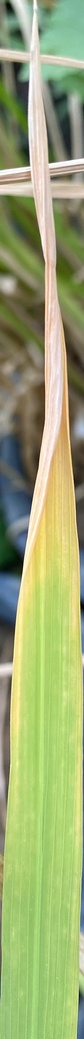
#> input picture rice_nutrient_detection/data/rice_plant_lacks_nutrients/Nitrogen(N)/untitled-1.JPG, 84 x 1039 px, shrunk from 310 x 3834 before the run, found by its file name; its folder holds only this picture in this run
$ python test_rules.py
#> lines starting #> are read from the running program, lines starting #| are printed output that depends on the picture; after the words box and inside, x2 and y2 are one past the last pixel; in counts of white or black regions, pixels touching at a corner belong together
#> in test_rule_based_system, img is the input picture: PIL image 84x1039 RGB; mean R, G, B 155.8, 169, 115.7
### rice_nutrient_detection/src/rule_based/color_analyzer.py
import numpy as np
import cv2


class RiceLeafAnalyzer:
	def __init__(self):
		# HSV ranges for simple heuristic masks
		self.yellow_hsv_range = ((20, 100, 100), (35, 255, 255))  # Nitrogen
		self.purple_hsv_range = ((130, 50, 50), (160, 255, 255))  # Phosphorus
		self.brown_hsv_range = ((10, 50, 20), (25, 255, 200))     # Potassium

		# Minimal ratios required to have confidence for each class
		self.min_ratio_thresholds = {
			"Nitrogen": 0.15,
			"Phosphorus": 0.08,
			"Potassium": 0.10,
		}

	def analyze_color_features(self, image_rgb: np.ndarray) -> dict:
		"""Return simple color ratios indicative of each deficiency.

		image_rgb: HxWx3 uint8 array in RGB order
		"""
		if image_rgb is None or image_rgb.size == 0:
			raise ValueError("Empty image passed to analyze_color_features")

		# Convert to HSV for simple color masking
		hsv = cv2.cvtColor(image_rgb, cv2.COLOR_RGB2HSV)
#> hsv: shape (1039, 84, 3); mean H, S, V 39.4, 91.1, 175
		total_pixels = float(image_rgb.shape[0] * image_rgb.shape[1])
#> total_pixels = 87276

		yellow_mask = cv2.inRange(hsv, self.yellow_hsv_range[0], self.yellow_hsv_range[1])
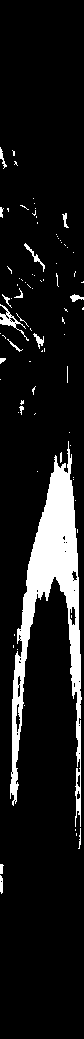
#> yellow_mask: shape (1039, 84); 10.4% white; 82 white regions (65 under 20 px), largest, box (x1, y1, x2, y2) and area: (10, 441, 82, 827) 7996, (0, 304, 29, 341) 213, (24, 243, 45, 272) 96
		purple_mask = cv2.inRange(hsv, self.purple_hsv_range[0], self.purple_hsv_range[1])
#> purple_mask: shape (1039, 84); every value is 0
		brown_mask = cv2.inRange(hsv, self.brown_hsv_range[0], self.brown_hsv_range[1])
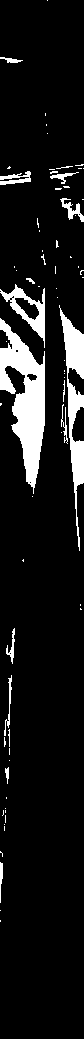
#> brown_mask: shape (1039, 84); 9.3% white; 69 white regions (53 under 20 px), largest, box (x1, y1, x2, y2) and area: (0, 318, 45, 494) 3842, (59, 305, 84, 551) 2093, (0, 284, 45, 348) 813

		features = {
			"yellow_ratio": float(np.count_nonzero(yellow_mask)) / total_pixels,
			"purple_ratio": float(np.count_nonzero(purple_mask)) / total_pixels,
			"brown_ratio": float(np.count_nonzero(brown_mask)) / total_pixels,
		}
#> features = {'yellow_ratio': 0.104, 'purple_ratio': 0, 'brown_ratio': 0.0933}
		return features

	def detect_deficiency(self, image_rgb: np.ndarray) -> str:
		"""Predict deficiency class among {Nitrogen, Phosphorus, Potassium}.

		Returns the class name as one of "Nitrogen", "Phosphorus", or "Potassium".
		"""
		features = self.analyze_color_features(image_rgb)
		scores = {
			"Nitrogen": features["yellow_ratio"],
			"Phosphorus": features["purple_ratio"],
			"Potassium": features["brown_ratio"],
		}
#> scores = {'Nitrogen': 0.104, 'Phosphorus': 0, 'Potassium': 0.0933}

		best_class = max(scores, key=scores.get)
#> best_class = 'Nitrogen'
		# If the best score is below threshold, still return the best guess
		# to maintain a strict 3-class output as per your dataset.
		return best_class

### rice_nutrient_detection/src/rule_based/test_rules.py
import os
import numpy as np
from PIL import Image
from .color_analyzer import RiceLeafAnalyzer

BASE_DIR = "data/rice_plant_lacks_nutrients"
CLASS_DIRS = {
	"Nitrogen": "Nitrogen(N)",
	"Phosphorus": "Phosphorus(P)",
	"Potassium": "Potassium(K)"
}

def test_rule_based_system():
	analyzer = RiceLeafAnalyzer()
	results = {}
	for cls, d in CLASS_DIRS.items():
		class_path = os.path.join(BASE_DIR, d)
		if not os.path.exists(class_path):
			print(f"Missing: {class_path}")
			continue
		files = [f for f in os.listdir(class_path) if not f.startswith(".")][:10]
		correct = 0
		for f in files:
			img = Image.open(os.path.join(class_path, f)).convert("RGB")
			pred = analyzer.detect_deficiency(np.array(img))
#> pred = 'Nitrogen'
			if pred.lower().startswith(cls.lower()[0]):  # N/P/K quick match
				correct += 1
		acc = correct / max(1, len(files))
		results[cls] = acc
		print(f"{cls}: {acc:.2%}")
#> pass 2 of the loop in test_rule_based_system, `for cls, d in CLASS_DIRS.items():`:
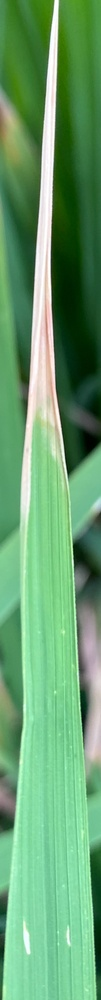
#> input picture rice_nutrient_detection/data/rice_plant_lacks_nutrients/Phosphorus(P)/IMG_3786.JPG, 101 x 1000 px, shrunk from 372 x 3689 before the run, found by its file name
#> in test_rule_based_system, img is the input picture: PIL image 101x1000 RGB; mean R, G, B 103.3, 159.9, 111.2
#> hsv: shape (1000, 101, 3); mean H, S, V 63.8, 115.3, 160.9
#> in analyze_color_features (call 2), `yellow_mask = cv2.inRange(hsv, self.yellow_hsv_range[0], self.yellow_h..`:
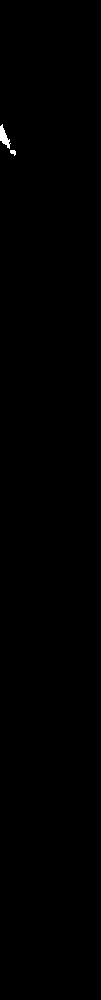
#> yellow_mask: shape (1000, 101); 0.15% white; 2 white regions, box (x1, y1, x2, y2) and area: (0, 124, 11, 149) 129, (10, 150, 16, 156) 25
#> purple_mask: shape (1000, 101); every value is 0
#> in analyze_color_features (call 2), `brown_mask = cv2.inRange(hsv, self.brown_hsv_range[0], self.brown_hsv_..`:
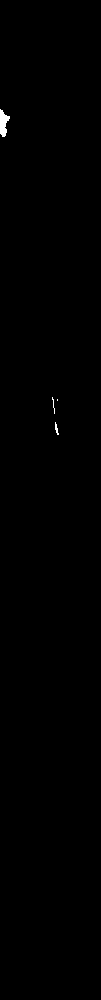
#> brown_mask: shape (1000, 101); 0.21% white; 4 white regions (2 under 20 px), largest, box (x1, y1, x2, y2) and area: (0, 109, 10, 137) 170, (55, 422, 59, 435) 26
#> in analyze_color_features (call 2), `features = { "yellow_ratio": float(np.count_nonzero(yellow_mask)) / to..`: features = {'yellow_ratio': 0.00152, 'purple_ratio': 0, 'brown_ratio': 0.00214}
#> pred = 'Potassium'
	return results

if __name__ == "__main__":
	test_rule_based_system()
